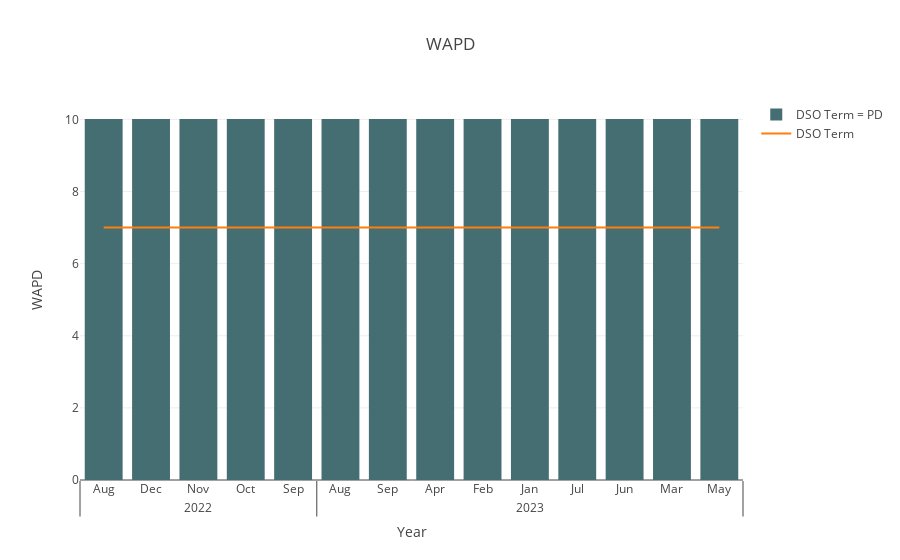

Write notebook code for a chart like this one.
### Code cell
term = 7
sixty=search_EAN(term,EAN)
final_dataFram(sixty)

### Figure 1 — Plotly figure (JSON) as saved in the notebook; plotly's stock layout.template omitted (floating-point values rounded to 4 significant figures)
{"data": [{"marker": {"color": "#456e73"}, "name": "DSO Term = PD", "type": "bar", "x": [[2022, 2022, 2022, 2022, 2022, 2023, 2023, 2023, 2023, 2023, 2023, 2023, 2023, 2023], ["Aug", "Dec", "Nov", "Oct", "Sep", "Apr", "Aug", "Feb", "Jan", "Jul", "Jun", "Mar", "May", "Sep"]], "y": [10.01, 10.01, 10.01, 10.01, 10.01, 10.01, 10.01, 10.01, 10.01, 10.01, 10.01, 10.01, 10.01, 10.01]}, {"mode": "lines", "name": "DSO Term", "type": "scatter", "x": [[2022, 2022, 2022, 2022, 2022, 2023, 2023, 2023, 2023, 2023, 2023, 2023, 2023, 2023], ["Aug", "Dec", "Nov", "Oct", "Sep", "Apr", "Aug", "Feb", "Jan", "Jul", "Jun", "Mar", "May", "Sep"]], "y": [7, 7, 7, 7, 7, 7, 7, 7, 7, 7, 7, 7, 7, 7]}], "layout": {"autosize": true, "barmode": "group", "title": {"text": "WAPD"}, "xaxis": {"autorange": true, "range": [-0.5, 13.5], "title": {"text": "Year"}, "type": "multicategory"}, "yaxis": {"autorange": true, "range": [0, 10.54], "title": {"text": "WAPD"}, "type": "linear"}}}
